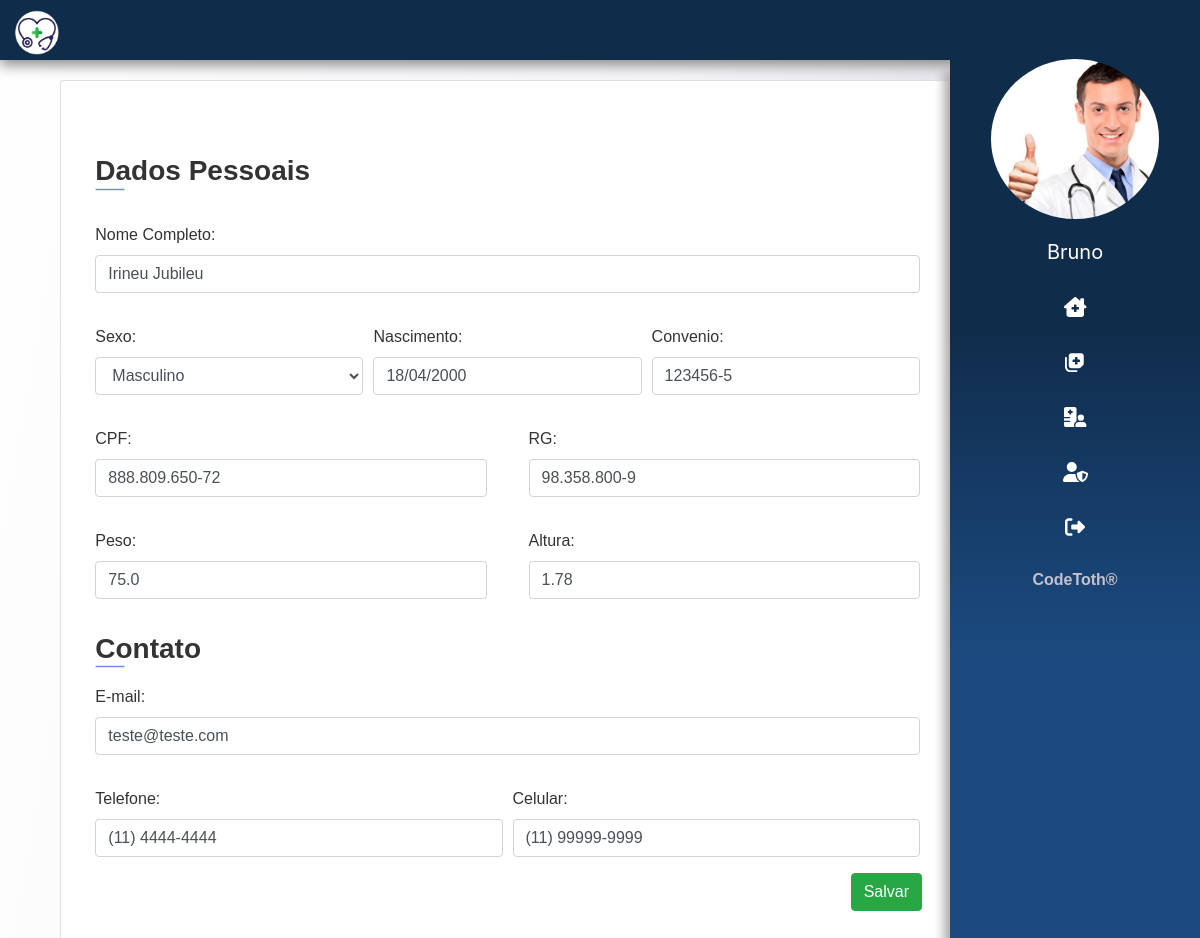
Page /pacientes/paciente/alterar/1 (signed in) on the earlier database version.
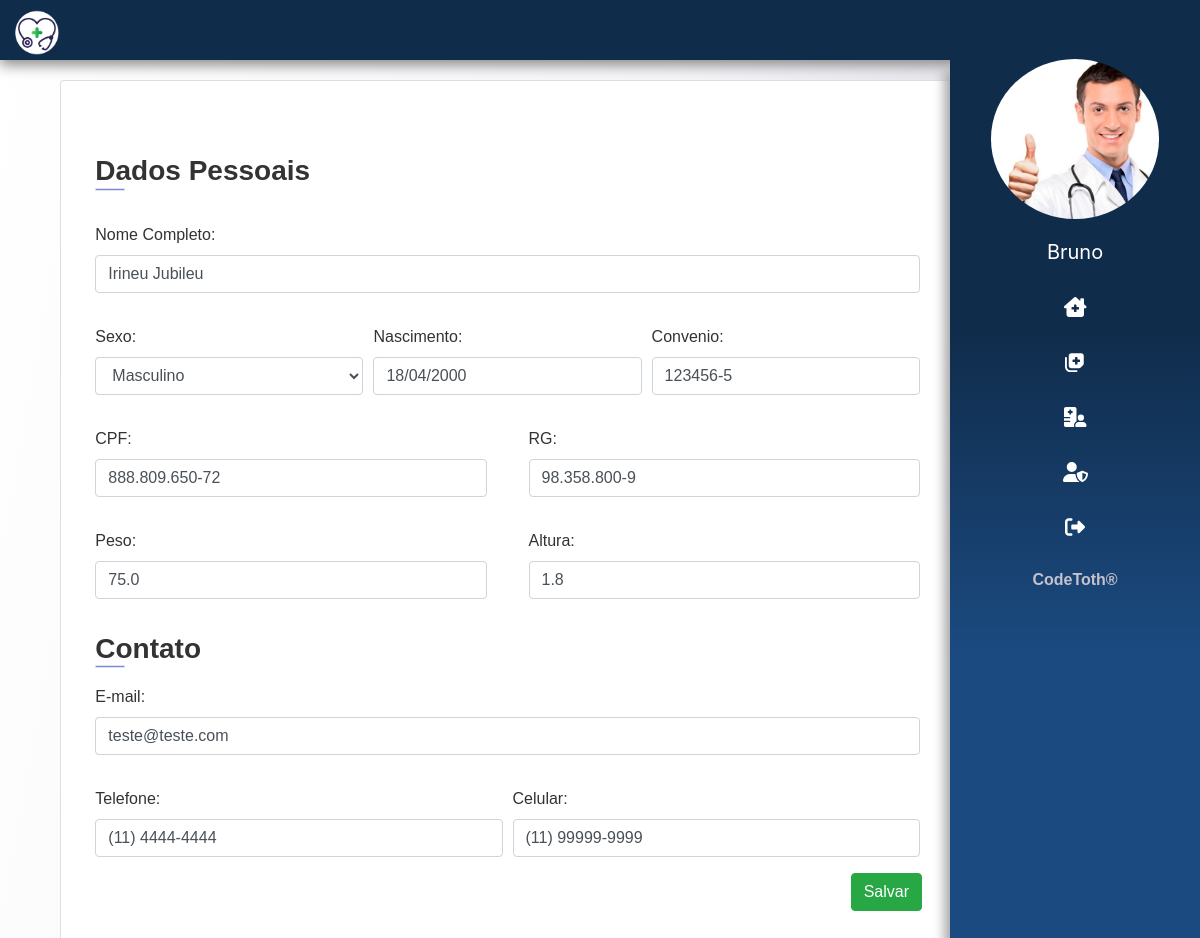
Same page on the later database version.
### app/paciente/models.py (models this page shows)
class Paciente(models.Model):
    nome = models.CharField(max_length=200)
    sexo = models.CharField(max_length=1)
    data_nascimento = models.DateField()
    cpf = models.CharField(max_length=20, unique=True)
    rg = models.CharField(max_length=20, unique=True)
    carteira_convenio = models.CharField(max_length=30, unique=True)
    peso = models.FloatField()
    altura = models.FloatField()
    endereco = models.CharField(max_length=250)
    end_num = models.IntegerField()
    complemento = models.CharField(max_length=50, blank=True)
    email = models.CharField(max_length=50)
    telefone = models.CharField(max_length=14)
    celular = models.CharField(max_length=15)

### app/paciente/views.py (the view)
# urls.py: path('paciente/alterar/<int:paciente_id>', alterar, name='altera_paciente'),
@login_required(login_url='login')
def alterar(request, paciente_id):
    paciente = get_object_or_404(Paciente, id=paciente_id)
    dados = get_dados(request)
    dados['paciente'] = paciente
    return render(request, 'paciente/altera_paciente.html', dados)

### templates/paciente/altera_paciente.html (shortened to what this page needs)
{% extends 'base.html' %}
{% load static %}
{% block content %}
<main>
  <section class="container-fluid ">
    <div class="container">
      <div class="col-lg-10 mt-x">
        <div class="card">
          <form action="{% url 'atualiza_paciente'%}" enctype="multipart/form-data" method="post" id="pacienteform"
            class="mt-y p-2">
            <div class="info-section">
              <h3> Dados Pessoais
                <div class="border"></div>
              </h3>
              <div class="form-goup mt-y">
                <label for="nome">Nome Completo:</label>
                <input type="text" class="form-control" id="nome" placeholder="Nome" name="nome" required
                  value="{{paciente.nome}}">
              </div>
              <div class="form-row mt-y">
                <div class="col">
                  <label for="sexo">Sexo:</label>
                  <select class="form-control" id="sexo" name="sexo" required>
                    <option value="M" {% if paciente.sexo == "M" %}selected="selected" {% endif %}>Masculino</option>
                  </select>
                </div>
                <div class="col">
                  <label for="data">Nascimento:</label>
                  <input type="text" class="form-control" id="data" placeholder="dd/MM/YYYY" name="dt_nasc"
                    required value="{{paciente.data_nascimento|date:'d/m/Y'}}">
                </div>
                <div class="col">
                  <label for="convenio">Convenio:</label>
                  <input type="text" class="form-control" id="convenio" placeholder="xx.xxx.xxx-xx" name="convenio"
                    required value="{{paciente.carteira_convenio}}">
                </div>
              </div>
              <div class="form-row mt-y">
                <div class="col mr-3">
                  <label for="cpf">CPF:</label>
                  <input type="text" name="cpf" id="cpf" class="form-control" value="{{paciente.cpf}}">
                </div>
                <div class="col ml-3">
                  <label for="rg">RG:</label>
                  <input type="text" name="rg" id="rg" class="form-control" value="{{paciente.rg}}">
                </div>
              </div>
              {% if tipo == 1%}
              <div class="form-row mt-y">
                <div class="col mr-3">
                  <label for="peso">Peso:</label>
                  <input type="text" name="peso" id="peso" class="form-control" value="{{paciente.peso}}">
                </div>
                <div class="col ml-3">
                  <label for="altura">Altura:</label>
                  <input type="text" name="altura" id="altura" class="form-control" value="{{paciente.altura}}">
                </div>
              </div>
              {% endif %}
            </div>
            <div class="info-section">
              <h3> Contato
                <div class="border"></div>
              </h3>
              <div class="form-group">
                <label for="email">E-mail:</label>
                <input type="email" name="email" id="email" class="form-control" placeholder="name@example.com" required
                  value="{{ paciente.email}}">
              </div>
              <div class="form-row mt-y">
                <div class="col">
                  <label for="telefone">Telefone:</label>
                  <input type="text" name="telefone" id="telefone" class="form-control" placeholder="(xx) xxxx-xxxx"
                    required value="{{paciente.telefone}}">
                </div>
                <div class="col">
                  <label for="celular">Celular:</label>
                  <input type="text" name="celular" id="celular" class="form-control" placeholder="(xx) xxxxx-xxxx"
                    required value="{{paciente.celular}}">
                </div>
              </div>
            </div>
            <div class="mr-4 mt-3" style="float: right;">
              <button class="btn btn-success" type="submit">Salvar</button>
            </div>
          </form>
        </div>
      </div>
  </section>
</main>
{% endblock %}

Differences in the rows shown:
changed Paciente "Irineu Jubileu": altura "1.78" → "1.8"
